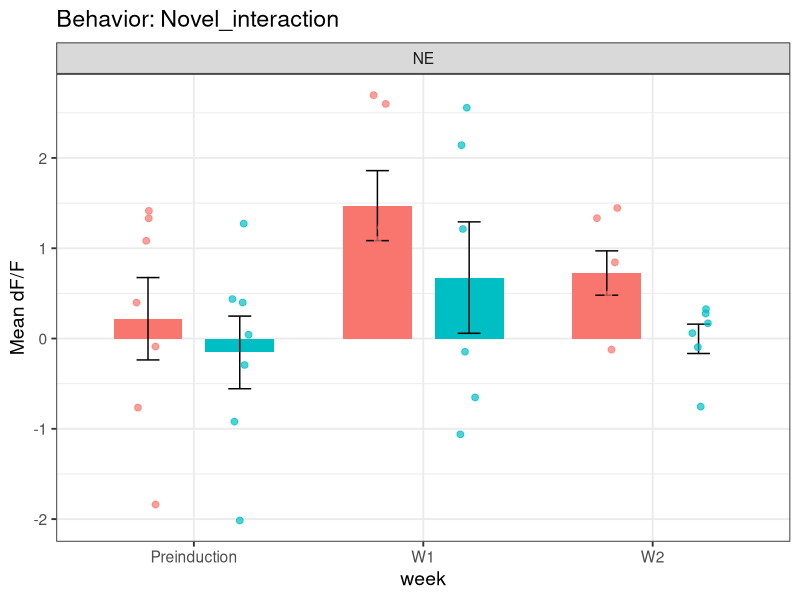
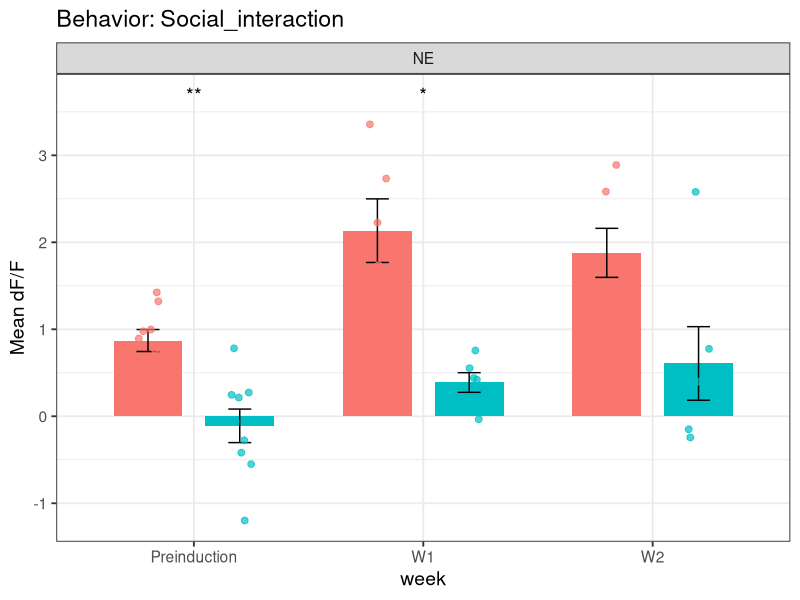

R code for these plots, in order: (Note: this script raises an error after producing the figures.)
## ---- chunk 1
knitr::opts_chunk$set(echo = TRUE)
## ---- chunk 2
# =========================
# Libraries
# =========================
library(tidyverse)
library(ggplot2)

# =========================
# LOAD DATA
# =========================
df <- read.csv("mouse_prepost_raw_NE_Social.csv")

data <- df

# =========================
# FUNCTION
# =========================
plot_mouse_prepost <- function(df,
                                pre_col,
                                post_col,
                                value_name = "signal",
                                condition_filter = NULL,
                                genotype_filter = NULL) {

  # --------------------------
  # FILTERING
  # --------------------------
  if (!is.null(condition_filter)) {
    data <- data %>% filter(condition == condition_filter)
  }

  if (!is.null(genotype_filter)) {
    data <- data %>% filter(genotype == genotype_filter)
  }

  data <- data %>% filter(behavior != "Other")

  if (nrow(data) == 0) {
    print("[WARN] No data to plot")
    return(NULL)
  }

  # --------------------------
  # ORDERING
  # --------------------------
  week_order <- c("Preinduction", "W1", "W2", "W3")
  data$week <- factor(data$week, levels = week_order, ordered = TRUE)

  behaviors <- unique(data$behavior)

  # ==========================
  # LOOP BEHAVIORS
  # ==========================
  for (beh in behaviors) {

    sub <- data %>% filter(behavior == beh)

    # ==========================
    # STATS (PAIRED t-test)
    # ==========================
    stats_results <- list()

    for (gen in unique(sub$genotype)) {

      sub_gen <- sub %>% filter(genotype == gen)

      for (w in week_order) {

        sub_w <- sub_gen %>% filter(week == w)

        # reshape to paired format per mouse
        wide <- sub_w %>%
          select(mouse_id, all_of(pre_col), all_of(post_col)) %>%
          drop_na()

        if (nrow(wide) < 2) next

        # paired t-test
        test <- t.test(
          wide[[pre_col]],
          wide[[post_col]],
          paired = TRUE
        )

        # paired Cohen's d
        diff <- wide[[post_col]] - wide[[pre_col]]
        cohens_d <- mean(diff) / sd(diff)

        stats_results[[length(stats_results) + 1]] <- data.frame(
          genotype = gen,
          week = w,
          t_stat = test$statistic,
          p_value = test$p.value,
          cohens_d = cohens_d
        )
      }
    }

    stats_df <- bind_rows(stats_results)

    # Bonferroni correction
    if (nrow(stats_df) > 0) {
      stats_df$p_corrected <- p.adjust(stats_df$p_value, method = "bonferroni")
    }

    print(paste("Stats for", beh))
    print(stats_df)

    # ==========================
    # LONG FORMAT
    # ==========================
    long_sub <- sub %>%
      pivot_longer(
        cols = c(all_of(pre_col), all_of(post_col)),
        names_to = "window",
        values_to = value_name
      ) %>%
      mutate(
        window = recode(window,
                        !!pre_col := "Pre",
                        !!post_col := "Post")
      )

    # ==========================
    # PLOT
    # ==========================
    p <- ggplot(long_sub, aes(x = week, y = .data[[value_name]], fill = window)) +

      stat_summary(fun = mean, geom = "bar",
                   position = position_dodge(0.8), width = 0.6) +

      stat_summary(fun.data = mean_se, geom = "errorbar",
                   position = position_dodge(0.8), width = 0.2) +

      geom_jitter(aes(color = window),
                  position = position_jitterdodge(jitter.width = 0.1,
                                                  dodge.width = 0.8),
                  size = 2, alpha = 0.7) +

      facet_wrap(~genotype) +

      ggtitle(paste("Behavior:", beh)) +

      theme_bw(base_size = 14) +
      theme(legend.position = "none")

    # ==========================
    # SIGNIFICANCE ANNOTATION
    # ==========================
    if (nrow(stats_df) > 0) {

      y_max <- max(long_sub[[value_name]], na.rm = TRUE)

      for (i in seq_len(nrow(stats_df))) {

        row <- stats_df[i, ]

        label <- ""

        if (!is.na(row$p_corrected)) {
          if (row$p_corrected < 0.001) label <- "***"
          else if (row$p_corrected < 0.01) label <- "**"
          else if (row$p_corrected < 0.05) label <- "*"
        }

        if (label != "") {

          week_idx <- match(row$week, week_order)

          p_plot <- p + annotate(
            "text",
            x = week_idx,
            y = y_max * 1.1,
            label = label,
            size = 5
          )

          p <- p_plot
        }
      }
    }

    print(p)
  }
}
plot_mouse_prepost(
  df,
  pre_col = "pre_mean_dFF",
  post_col = "post_mean_dFF",
  value_name = "Mean dF/F",
  condition_filter = "Social",
  genotype_filter = "NE"
)
## ---- chunk 3
df_filtered <- df %>%
  filter(week == "W1", behavior == "Social_interaction", condition == "Social", genotype == "NE")
t.test(df_filtered$pre_mean_dFF, df_filtered$post_mean_dFF, paired = TRUE)

## ---- chunk 4
df_filtered_lmer <- df %>%
  filter(behavior == "Novel_interaction",
         condition == "Novel",
         genotype == "NE")

df_filtered_lmer$delta <- df_filtered_lmer$post_mean_dFF - df_filtered_lmer$pre_mean_dFF

m_anova <- lmerTest::lmer(delta ~ week + (1 | mouse_id), data = df_filtered_lmer)
summary(m_anova)

library(emmeans)
library(ggplot2)

# -------------------------
# Estimated means per week
# -------------------------
emm <- emmeans(m_anova, ~ week)
emm_df <- as.data.frame(emm)

# -------------------------
# Dunnett contrasts (vs control)
# -------------------------
dunnett_results <- contrast(
  emm,
  method = "trt.vs.ctrl",
  ref = 1
)

dunnett_df <- as.data.frame(dunnett_results)

# -------------------------
# KEEP ONLY SIGNIFICANT RESULTS
# -------------------------
dunnett_df <- dunnett_df[dunnett_df$p.value < 0.05, ]

# y position for labels
y_pos <- max(df_filtered_lmer$delta, na.rm = TRUE) * 1.1

# -------------------------
# PLOT
# -------------------------
ggplot() +
  
  # RAW DATA
  geom_jitter(
    data = df_filtered_lmer,
    aes(x = week, y = delta),
    width = 0.15,
    alpha = 0.5,
    size = 2
  ) +
  
  # MODEL MEAN
  geom_point(
    data = emm_df,
    aes(x = week, y = emmean),
    size = 3,
    color = "red"
  ) +
  
  # MODEL SE
  geom_errorbar(
    data = emm_df,
    aes(x = week,
        ymin = emmean - SE,
        ymax = emmean + SE),
    width = 0.15,
    color = "red"
  ) +
  
  # MODEL TREND
  geom_line(
    data = emm_df,
    aes(x = week, y = emmean, group = 1),
    color = "red"
  ) +
  
  # # SIGNIFICANT ONLY P VALUES
  # geom_text(
  #   data = dunnett_df,
  #   aes(
  #     x = 2,
  #     y = y_pos,
  #     label = paste0("p = ", signif(p.value, 2))
  #   ),
  #   inherit.aes = FALSE,
  #   size = 3
  # ) +
  
  theme_classic() +
  ylab("Δ dF/F (post - pre)") +
  xlab("Week")
